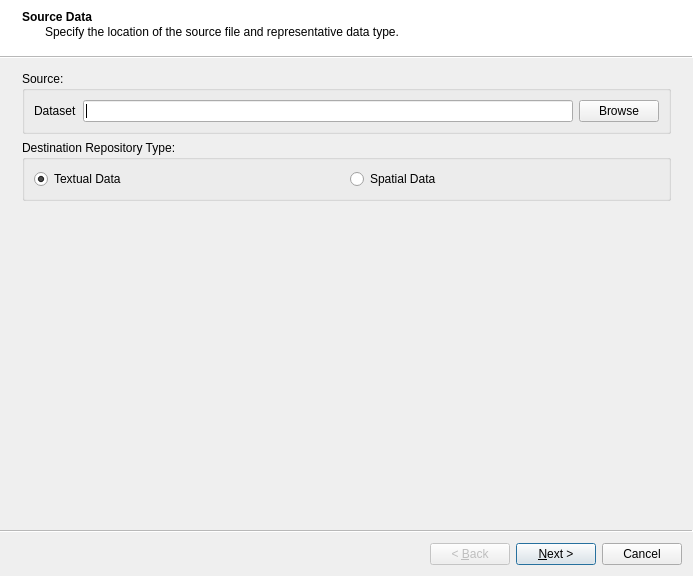
<?xml version="1.0" encoding="UTF-8"?>
<ui version="4.0">
 <class>frmImport</class>
 <widget class="QWizard" name="frmImport">
  <property name="geometry">
   <rect>
    <x>0</x>
    <y>0</y>
    <width>693</width>
    <height>576</height>
   </rect>
  </property>
  <property name="windowTitle">
   <string>Import to STDM</string>
  </property>
  <property name="wizardStyle">
   <enum>QWizard::ModernStyle</enum>
  </property>
  <property name="options">
   <set>QWizard::HelpButtonOnRight</set>
  </property>
  <widget class="QWizardPage" name="pgSource">
   <property name="title">
    <string>Source Data</string>
   </property>
   <property name="subTitle">
    <string>Specify the location of the source file and representative data type.</string>
   </property>
   <layout class="QVBoxLayout" name="verticalLayout">
    <item>
     <widget class="QGroupBox" name="groupBox">
      <property name="title">
       <string>Source:</string>
      </property>
      <layout class="QHBoxLayout" name="horizontalLayout_2">
       <item>
        <widget class="QLabel" name="label">
         <property name="text">
          <string>Dataset</string>
         </property>
        </widget>
       </item>
       <item>
        <widget class="QLineEdit" name="txtDataSource">
         <property name="maxLength">
          <number>200</number>
         </property>
        </widget>
       </item>
       <item>
        <widget class="QPushButton" name="btnBrowseSource">
         <property name="text">
          <string>Browse</string>
         </property>
        </widget>
       </item>
      </layout>
     </widget>
    </item>
    <item>
     <widget class="QGroupBox" name="groupBox_2">
      <property name="title">
       <string>Destination Repository Type:</string>
      </property>
      <layout class="QHBoxLayout" name="horizontalLayout">
       <item>
        <widget class="QRadioButton" name="rbTextType">
         <property name="text">
          <string>Textual Data</string>
         </property>
         <property name="checked">
          <bool>true</bool>
         </property>
        </widget>
       </item>
       <item>
        <widget class="QRadioButton" name="rbSpType">
         <property name="text">
          <string>Spatial Data</string>
         </property>
        </widget>
       </item>
      </layout>
     </widget>
    </item>
   </layout>
  </widget>
  <widget class="QWizardPage" name="destTable">
   <property name="title">
    <string>Copy Table</string>
   </property>
   <property name="subTitle">
    <string>Destination table and import options.</string>
   </property>
   <layout class="QGridLayout" name="gridLayout_2">
    <item row="0" column="0">
     <widget class="QGroupBox" name="groupBox_3">
      <property name="title">
       <string>Select Destination Table:</string>
      </property>
      <layout class="QGridLayout" name="gridLayout">
       <item row="0" column="0">
        <widget class="QListWidget" name="lstDestTables"/>
       </item>
      </layout>
     </widget>
    </item>
    <item row="0" column="1">
     <widget class="QGroupBox" name="groupBox_4">
      <property name="title">
       <string>Options:</string>
      </property>
      <layout class="QGridLayout" name="gridLayout_5">
       <item row="4" column="1">
        <widget class="QComboBox" name="geomClm">
         <property name="enabled">
          <bool>false</bool>
         </property>
         <property name="minimumSize">
          <size>
           <width>100</width>
           <height>0</height>
          </size>
         </property>
         <property name="maximumSize">
          <size>
           <width>100</width>
           <height>16777215</height>
          </size>
         </property>
        </widget>
       </item>
       <item row="4" column="0">
        <widget class="QLabel" name="label_2">
         <property name="maximumSize">
          <size>
           <width>16777215</width>
           <height>20</height>
          </size>
         </property>
         <property name="text">
          <string>Geometry Column:</string>
         </property>
        </widget>
       </item>
       <item row="1" column="0">
        <widget class="QRadioButton" name="rbAppend">
         <property name="text">
          <string>A&amp;ppend Data</string>
         </property>
         <property name="checked">
          <bool>true</bool>
         </property>
        </widget>
       </item>
       <item row="2" column="0" colspan="2">
        <widget class="QRadioButton" name="rbOverwrite">
         <property name="text">
          <string>&amp;Overwrite Existing</string>
         </property>
        </widget>
       </item>
      </layout>
     </widget>
    </item>
   </layout>
  </widget>
  <widget class="QWizardPage" name="assignColumns">
   <property name="title">
    <string>Assign Columns</string>
   </property>
   <property name="subTitle">
    <string>Match source and destination table columns.</string>
   </property>
   <layout class="QGridLayout" name="gridLayout_3">
    <item row="0" column="0">
     <widget class="QGroupBox" name="groupBox_5">
      <property name="title">
       <string>Source Table:</string>
      </property>
      <layout class="QHBoxLayout" name="horizontalLayout_4">
       <item>
        <layout class="QVBoxLayout" name="verticalLayout_2">
         <item>
          <widget class="QPushButton" name="btnSrcUp">
           <property name="minimumSize">
            <size>
             <width>0</width>
             <height>0</height>
            </size>
           </property>
           <property name="maximumSize">
            <size>
             <width>33</width>
             <height>16777215</height>
            </size>
           </property>
           <property name="text">
            <string/>
           </property>
           <property name="icon">
            <iconset resource="../resources.qrc">
             <normaloff>:/plugins/stdm/images/icons/up.png</normaloff>:/plugins/stdm/images/icons/up.png</iconset>
           </property>
          </widget>
         </item>
         <item>
          <widget class="QPushButton" name="btnSrcDown">
           <property name="maximumSize">
            <size>
             <width>33</width>
             <height>16777215</height>
            </size>
           </property>
           <property name="text">
            <string/>
           </property>
           <property name="icon">
            <iconset resource="../resources.qrc">
             <normaloff>:/plugins/stdm/images/icons/down.png</normaloff>:/plugins/stdm/images/icons/down.png</iconset>
           </property>
          </widget>
         </item>
         <item>
          <spacer name="verticalSpacer">
           <property name="orientation">
            <enum>Qt::Vertical</enum>
           </property>
           <property name="sizeHint" stdset="0">
            <size>
             <width>20</width>
             <height>40</height>
            </size>
           </property>
          </spacer>
         </item>
        </layout>
       </item>
       <item>
        <layout class="QVBoxLayout" name="verticalLayout_3">
         <item>
          <widget class="QListWidget" name="lstSrcFields">
           <property name="minimumSize">
            <size>
             <width>0</width>
             <height>250</height>
            </size>
           </property>
           <property name="dragEnabled">
            <bool>true</bool>
           </property>
           <property name="dragDropMode">
            <enum>QAbstractItemView::DragDrop</enum>
           </property>
           <property name="defaultDropAction">
            <enum>Qt::MoveAction</enum>
           </property>
           <property name="alternatingRowColors">
            <bool>true</bool>
           </property>
           <property name="selectionMode">
            <enum>QAbstractItemView::SingleSelection</enum>
           </property>
           <property name="selectionBehavior">
            <enum>QAbstractItemView::SelectRows</enum>
           </property>
          </widget>
         </item>
         <item>
          <layout class="QHBoxLayout" name="horizontalLayout_3">
           <item>
            <widget class="QPushButton" name="btnSrcAll">
             <property name="sizePolicy">
              <sizepolicy hsizetype="Minimum" vsizetype="Fixed">
               <horstretch>0</horstretch>
               <verstretch>0</verstretch>
              </sizepolicy>
             </property>
             <property name="maximumSize">
              <size>
               <width>16777215</width>
               <height>16777215</height>
              </size>
             </property>
             <property name="text">
              <string>Select All</string>
             </property>
            </widget>
           </item>
           <item>
            <widget class="QPushButton" name="btnSrcNone">
             <property name="sizePolicy">
              <sizepolicy hsizetype="Minimum" vsizetype="Fixed">
               <horstretch>0</horstretch>
               <verstretch>0</verstretch>
              </sizepolicy>
             </property>
             <property name="maximumSize">
              <size>
               <width>16777215</width>
               <height>16777215</height>
              </size>
             </property>
             <property name="text">
              <string>Unsellect All</string>
             </property>
            </widget>
           </item>
          </layout>
         </item>
        </layout>
       </item>
      </layout>
     </widget>
    </item>
    <item row="0" column="1">
     <widget class="QGroupBox" name="groupBox_6">
      <property name="title">
       <string>Destination Table:</string>
      </property>
      <layout class="QHBoxLayout" name="horizontalLayout_6">
       <item>
        <layout class="QVBoxLayout" name="verticalLayout_5">
         <item>
          <widget class="QListWidget" name="lstTargetFields">
           <property name="minimumSize">
            <size>
             <width>0</width>
             <height>250</height>
            </size>
           </property>
           <property name="dragEnabled">
            <bool>true</bool>
           </property>
           <property name="dragDropMode">
            <enum>QAbstractItemView::DragDrop</enum>
           </property>
           <property name="defaultDropAction">
            <enum>Qt::MoveAction</enum>
           </property>
           <property name="alternatingRowColors">
            <bool>true</bool>
           </property>
           <property name="selectionMode">
            <enum>QAbstractItemView::SingleSelection</enum>
           </property>
           <property name="selectionBehavior">
            <enum>QAbstractItemView::SelectRows</enum>
           </property>
           <property name="sortingEnabled">
            <bool>false</bool>
           </property>
          </widget>
         </item>
         <item>
          <widget class="QCheckBox" name="chk_virtual">
           <property name="text">
            <string>Show virtual columns</string>
           </property>
          </widget>
         </item>
         <item>
          <layout class="QHBoxLayout" name="horizontalLayout_5">
           <item>
            <widget class="QLabel" name="label_3">
             <property name="text">
              <string>Value translators:</string>
             </property>
            </widget>
           </item>
           <item>
            <widget class="QToolButton" name="btn_add_translator">
             <property name="minimumSize">
              <size>
               <width>0</width>
               <height>0</height>
              </size>
             </property>
             <property name="toolTip">
              <string>Add value translator</string>
             </property>
             <property name="whatsThis">
              <string>&lt;html&gt;&lt;head/&gt;&lt;body&gt;&lt;p&gt;Use value translators to transform the value from the corresponding source table column in order to adopt it to a format that adaptible to the destination column.&lt;/p&gt;&lt;/body&gt;&lt;/html&gt;</string>
             </property>
             <property name="text">
              <string/>
             </property>
             <property name="icon">
              <iconset resource="../resources.qrc">
               <normaloff>:/plugins/stdm/images/icons/add.png</normaloff>:/plugins/stdm/images/icons/add.png</iconset>
             </property>
             <property name="popupMode">
              <enum>QToolButton::InstantPopup</enum>
             </property>
            </widget>
           </item>
           <item>
            <widget class="QToolButton" name="btn_edit_translator">
             <property name="minimumSize">
              <size>
               <width>0</width>
               <height>0</height>
              </size>
             </property>
             <property name="toolTip">
              <string>Edit value translator</string>
             </property>
             <property name="text">
              <string/>
             </property>
             <property name="icon">
              <iconset resource="../resources.qrc">
               <normaloff>:/plugins/stdm/images/icons/edit.png</normaloff>:/plugins/stdm/images/icons/edit.png</iconset>
             </property>
             <property name="popupMode">
              <enum>QToolButton::InstantPopup</enum>
             </property>
            </widget>
           </item>
           <item>
            <widget class="QToolButton" name="btn_delete_translator">
             <property name="minimumSize">
              <size>
               <width>0</width>
               <height>0</height>
              </size>
             </property>
             <property name="toolTip">
              <string>Delete value translator</string>
             </property>
             <property name="text">
              <string/>
             </property>
             <property name="icon">
              <iconset resource="../resources.qrc">
               <normaloff>:/plugins/stdm/images/icons/remove.png</normaloff>:/plugins/stdm/images/icons/remove.png</iconset>
             </property>
             <property name="popupMode">
              <enum>QToolButton::InstantPopup</enum>
             </property>
            </widget>
           </item>
          </layout>
         </item>
        </layout>
       </item>
       <item>
        <layout class="QVBoxLayout" name="verticalLayout_4">
         <item>
          <widget class="QPushButton" name="btnDestUp">
           <property name="maximumSize">
            <size>
             <width>50</width>
             <height>16777215</height>
            </size>
           </property>
           <property name="text">
            <string/>
           </property>
           <property name="icon">
            <iconset resource="../resources.qrc">
             <normaloff>:/plugins/stdm/images/icons/up.png</normaloff>:/plugins/stdm/images/icons/up.png</iconset>
           </property>
          </widget>
         </item>
         <item>
          <widget class="QPushButton" name="btnDestDown">
           <property name="maximumSize">
            <size>
             <width>50</width>
             <height>16777215</height>
            </size>
           </property>
           <property name="text">
            <string/>
           </property>
           <property name="icon">
            <iconset resource="../resources.qrc">
             <normaloff>:/plugins/stdm/images/icons/down.png</normaloff>:/plugins/stdm/images/icons/down.png</iconset>
           </property>
          </widget>
         </item>
         <item>
          <spacer name="verticalSpacer_2">
           <property name="orientation">
            <enum>Qt::Vertical</enum>
           </property>
           <property name="sizeHint" stdset="0">
            <size>
             <width>20</width>
             <height>40</height>
            </size>
           </property>
          </spacer>
         </item>
        </layout>
       </item>
      </layout>
     </widget>
    </item>
   </layout>
  </widget>
 </widget>
 <resources>
  <include location="../resources.qrc"/>
 </resources>
 <connections/>
</ui>
